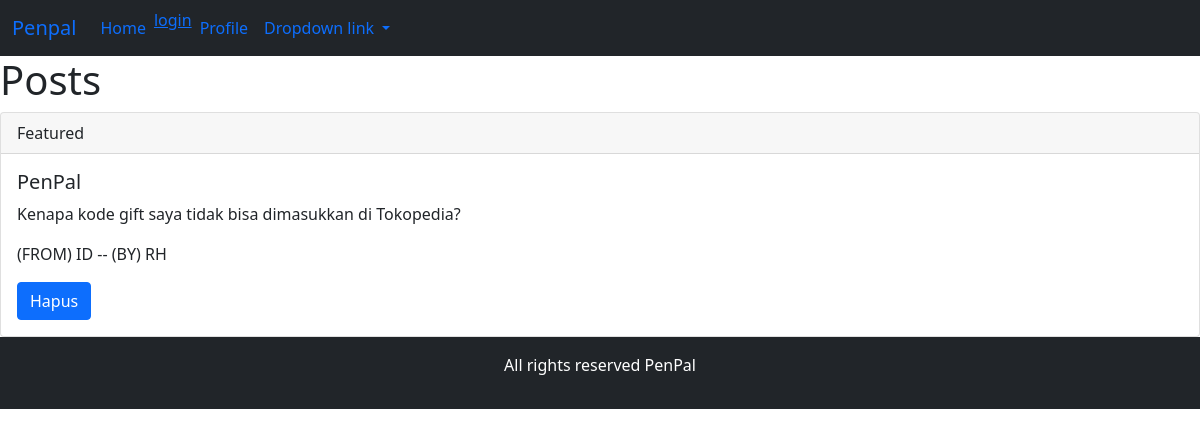
Before: /detail/2 with the older database file.
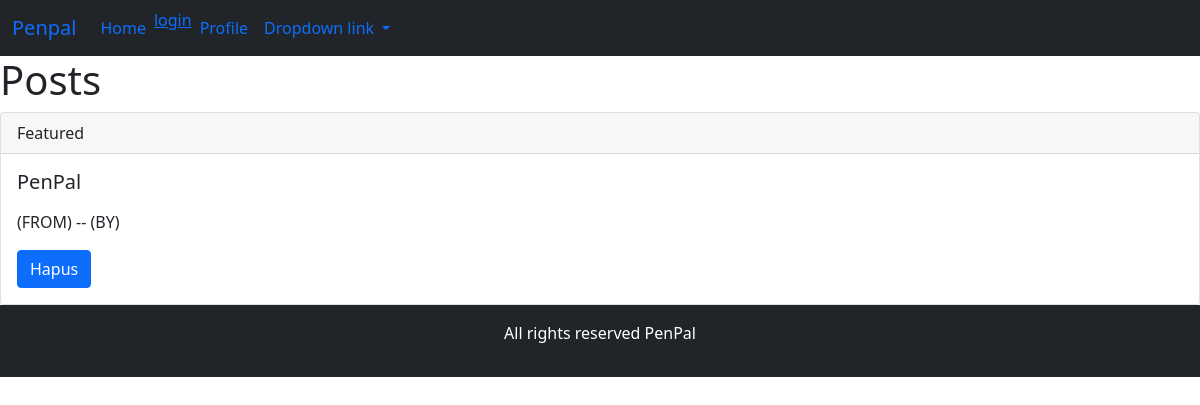
After: the same page with the newer database file.
### task/models.py (models this page shows)
class message(models.Model):
    pesan = models.TextField()
    negara = models.CharField(max_length=20)
    initial = models.CharField(max_length=10)

### task/views.py (the view)
# urls.py: path('detail/<id>', detail, name='detail'),
def detail(request, id):
    data = models.message.objects.filter(pk=id).first()
    print(data)
    return render(request, 'task/detail.html', {
        'detail_pesan': data
    })

### task/templates/task/detail.html
{% extends 'base.html' %}
{% block content %}
<h1>Posts</h1>
<div class="card">
    <div class="card-header">
      Featured
    </div>
    <div class="card-body">
      <h5 class="card-title">PenPal</h5>
      <p class="card-text">{{detail_pesan.pesan}}</p>
      <p class="card-text">(FROM) {{detail_pesan.negara}} -- (BY) {{detail_pesan.initial}}</p>
      <a href="hapus/{{i.id}}" class="btn btn-primary">Hapus</a>
    </div>
  </div>
{% endblock %}

Changed rows visible on the page:
removed message: pesan "Kenapa kode gift saya tidak bisa dimasukkan di Tokopedia?", negara "ID", initial "RH"
